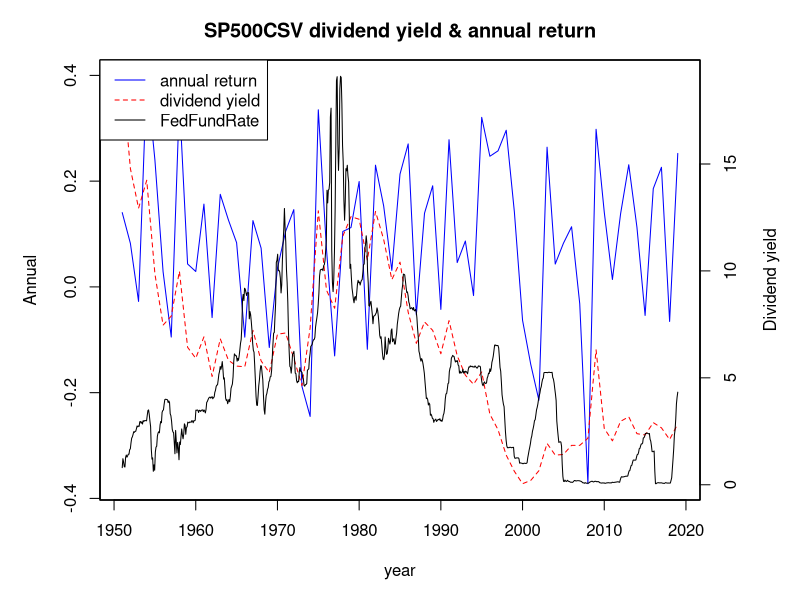

Generate this figure with R:
SP500CSV <- read.csv("data/SP500.csv")
FedFund <- read.csv("data/FEDFUNDS.csv")

head(SP500CSV, 2)
SP500CSV$annualReturn <- c(NaN, (SP500CSV$SP500level[-1]-SP500CSV$SP500level[-dim(SP500CSV)[1]])/SP500CSV$SP500level[-dim(SP500CSV)[1]])

par(mar = c(5, 5, 3, 5))
plot(SP500CSV$year[-1], SP500CSV$annualReturn[-1], type="l" ,col="blue", main="SP500CSV dividend yield & annual return" ,xlab ="year", ylab ="Annual")

par(new=TRUE)
plot(SP500CSV$dividendYield[-dim(SP500CSV)[1]], type="l", xaxt = "n", yaxt = "n", ylab = "", xlab = "", col = "red", lty = 2)

par(new=TRUE)
plot(FedFund$FEDFUNDS[-dim(FedFund)[1]], type="l", xaxt = "n", yaxt = "n", ylab = "", xlab = "", col = "black")

axis(side = 4)
mtext("Dividend yield", side = 4, line = 3)
legend("topleft", c("annual return", "dividend yield", "FedFundRate"), col = c("blue", "red", "black"), lty = c(1, 2))

cor(SP500CSV$annualReturn[-1], SP500CSV$dividendYield[-dim(SP500CSV)[1]])
cor(SP500CSV$annualReturn[-1], SP500CSV$Peratio[-dim(SP500CSV)[1]])
cor(SP500CSV$annualReturn[-1], SP500CSV$ShillerPEratio[-dim(SP500CSV)[1]])
cor(SP500CSV$annualReturn[-1], SP500CSV$X10yearTyield[-1])